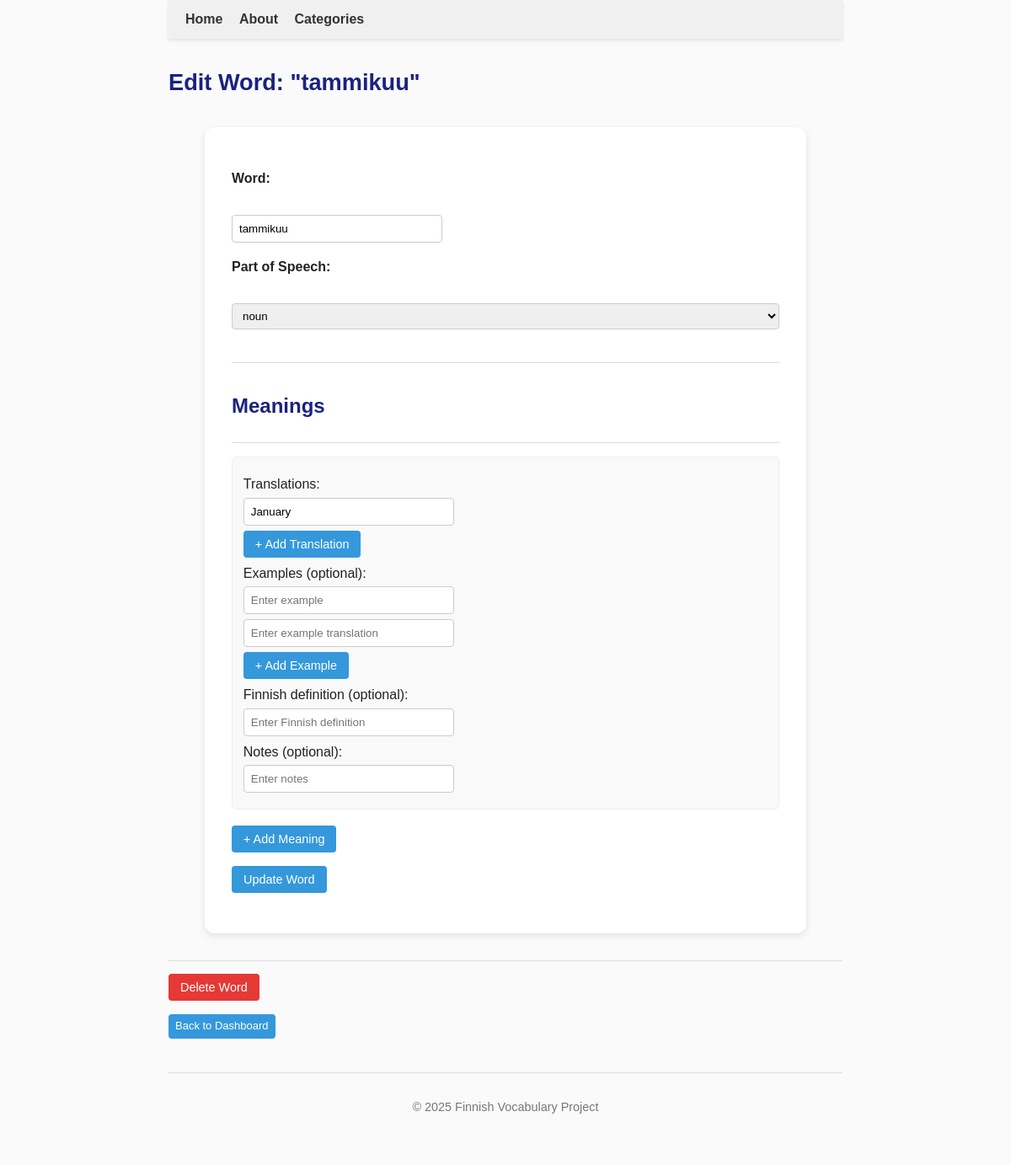
Page /admin/edit_word/60 (signed in) on the committed database.
### tables this page shows
CREATE TABLE words (
        id INTEGER PRIMARY KEY,
        word TEXT UNIQUE NOT NULL,
        pos_id INTEGER REFERENCES parts_of_speech(id)
    , created_at TEXT, updated_at TEXT, language_code TEXT DEFAULT 'fi');

CREATE TABLE parts_of_speech (
        id INTEGER PRIMARY KEY,
        name TEXT NOT NULL
    );

CREATE TABLE translations (
        id INTEGER PRIMARY KEY,
        meaning_id INTEGER NOT NULL REFERENCES meanings(id),
        translation_text TEXT NOT NULL,
        translation_number INTEGER
    , language TEXT DEFAULT 'en');

### app.py (the view, shortened to what this page needs)
@app.route('/admin/edit_word/<int:word_id>', methods=['GET', 'POST'])
@admin_required
def admin_edit_word(word_id):
    conn = sqlite3.connect("finnish.db")
    conn.row_factory = sqlite3.Row
    cur = conn.cursor()
    cur.execute("SELECT * FROM words WHERE id = ?", (word_id,))
    word = cur.fetchone()
    if not word:
        flash("Word not found.", "error")
        conn.close()
        return redirect(url_for('admin_dashboard'))
    word = dict(word)
    cur.execute("SELECT id, name FROM categories ORDER BY name")
    categories = cur.fetchall()
    cur.execute("SELECT id, name FROM parts_of_speech ORDER BY name")
    pos_list = cur.fetchall()
    cur.execute("SELECT id, meaning_number, notes, definition FROM meanings WHERE word_id = ? ORDER BY meaning_number", (word_id,))
    meanings_rows = cur.fetchall()
    meanings = []
    for m in meanings_rows:
        meaning_id = m['id']
        cur.execute("SELECT translation_text FROM translations WHERE meaning_id = ? ORDER BY translation_number", (meaning_id,))
        translations = [t['translation_text'] for t in cur.fetchall()]
        cur.execute("SELECT example_text, example_translation_text FROM examples WHERE meaning_id = ?", (meaning_id,))
        examples = [(e['example_text'], e['example_translation_text']) for e in cur.fetchall()]
        meanings.append({
            'id': m['id'],
            'meaning_number': m['meaning_number'],
            'notes': m['notes'],
            'definition': m['definition'],
            'translations': translations,
            'examples': examples
        })
    conn.close()
    return render_template('admin_edit_word.html', word=word, pos_list=pos_list, meanings=meanings)

### app.py (called while the page is built)
def admin_required(f):
    @wraps(f)
    def decorated_function(*args, **kwargs):
        if not session.get('admin_logged_in'):
            flash("Admin login required.", "warning")
            return redirect(url_for('login'))
        return f(*args, **kwargs)
    return decorated_function

### templates/admin_edit_word.html (shortened to what this page needs)
{% extends "base.html" %}
{% block content %}
<h2>Edit Word: "{{ word['word'] }}"</h2>
<div class="admin-add-word-container">
<form method="post" class="admin-add-word-form">
    <p>
        <label>Word:</label><br>
        <input type="text" name="word" value="{{ word['word'] }}" required class="admin-input" placeholder="Enter word">
    </p>
    <p>
        <label>Part of Speech:</label><br>
        <select name="pos_id" required class="admin-select">
            {% for pos in pos_list %}
            <option value="{{ pos['id'] }}" {% if pos['id'] == word['pos_id'] %}selected{% endif %}>{{ pos['name'] }}</option>
            {% endfor %}
        </select>
    </p>
    <hr>
    <h3>Meanings</h3>
    <div id="meanings-container" class="meanings-section">
        {% for meaning in meanings %}
        <div class="meaning-block" data-meaning-number="{{ meaning['meaning_number'] }}">
            <p>Translations:</p>
            <div id="translations-{{ meaning['meaning_number'] }}" class="translations-group">
                {% for t in meaning['translations'] %}
                <input type="text" name="translations_{{ meaning['meaning_number'] }}[]" value="{{ t }}" class="admin-input" placeholder="Enter translation">
                {% endfor %}
            </div>
            <button type="button" class="admin-btn" onclick="addTranslation({{ meaning['meaning_number'] }})">+ Add Translation</button>
            <p>Examples (optional):</p>
            <div id="examples-{{ meaning['meaning_number'] }}" class="examples-group">
                {% if meaning['examples'] %}
                    {% for ex, ex_trans in meaning['examples'] %}
                    <div class="example-pair">
                        <input type="text" name="examples_{{ meaning['meaning_number'] }}[]" value="{{ ex }}" class="admin-input" placeholder="Enter example">
                        <input type="text" name="examples_trans_{{ meaning['meaning_number'] }}[]" value="{{ ex_trans or '' }}" class="admin-input" placeholder="Enter example translation">
                    </div>
                    {% endfor %}
                {% else %}
                    <div class="example-pair">
                        <input type="text" name="examples_{{ meaning['meaning_number'] }}[]" class="admin-input" placeholder="Enter example">
                        <input type="text" name="examples_trans_{{ meaning['meaning_number'] }}[]" class="admin-input" placeholder="Enter example translation">
                    </div>
                {% endif %}
            </div>
            <button type="button" class="admin-btn" onclick="addExample({{ meaning['meaning_number'] }})">+ Add Example</button>
            <p>Finnish definition (optional):</p>
            <input type="text" name="definition_{{ meaning['meaning_number'] }}" class="admin-input"
                placeholder="Enter Finnish definition" value="{{ meaning['definition'] or '' }}">
            <p>Notes (optional):</p>
            <input type="text" name="meaning_notes[]" class="admin-input" placeholder="Enter notes" value="{{ meaning['notes'] or '' }}">
        </div>
        {% endfor %}
    </div>
    <button type="button" onclick="addMeaning()" class="admin-btn">+ Add Meaning</button>
    <p>
        <button type="submit" class="admin-btn">Update Word</button>
    </p>
</form>
</div>
<hr style="margin-top:25px; margin-bottom:15px;">
<form method="post" action="{{ url_for('admin_delete_word', word_id=word['id']) }}"
      onsubmit="return confirm('Are you sure you want to delete this word?');">
    <button type="submit" class="admin-btn delete-btn">Delete Word</button>
</form>
<p>
    <a href="{{ url_for('admin_dashboard') }}" class="admin-btn-small">Back to Dashboard</a>
</p>
{% endblock %}

### static/style.css (style rules this page uses)
body { font-family: Arial, sans-serif; max-width: 800px; margin: 0 auto; line-height: 1.6; color: #222; background-color: #fafafa; padding: 0 20px 40px 20px; }
h2 { font-size: 1.7em; color: #1a237e; margin-bottom: 0.2em; }
h3 { font-size: 1.5em; color: #1a237e; margin-bottom: 0.2em; }
hr { border: none; border-top: 1px solid #ddd; margin: 2em 0; }
button { background-color: #1a73e8; color: white; border: none; padding: 5px 10px; border-radius: 4px; cursor: pointer; font-size: 0.9em; transition: background-color 0.2s; }
button.delete-btn { background-color: #e53935; }
.admin-add-word-container { max-width: 800px; background-color: #ffffff; padding: 20px; margin-top: 1.5em; border-radius: 8px; box-shadow: 0 1px 4px rgba(0,0,0,0.1); }
.admin-add-word-form p { margin-bottom: 1em; }
.admin-add-word-form label { font-weight: bold; display: block; margin-bottom: 0.3em; }
.admin-input, .admin-select { width: 100%; padding: 6px 8px; border: 1px solid #ccc; border-radius: 4px; box-sizing: border-box; margin-bottom: 0.5em; }
.admin-btn { background-color: #3498db; color: white; border: none; border-radius: 4px; padding: 8px 14px; text-decoration: none; cursor: pointer; font-weight: 500; display: inline-block; transition: background-color 0.2s; }
.meanings-section { margin-top: 1.5em; border-top: 1px solid #ddd; padding-top: 1em; }
.meaning-block { margin-bottom: 1.2em; padding: 0.8em; border: 1px solid #eee; border-radius: 6px; background-color: #f9f9f9; }
.admin-input { padding: 8px; width: 250px; border-radius: 4px; border: 1px solid #ccc; display: block; margin-bottom: 6px; }
.delete-btn { background-color: #e53935; color: white; padding: 8px 14px; border: none; border-radius: 4px; cursor: pointer; font-weight: 500; transition: background-color 0.2s; }
.admin-btn-small { background-color: #3498db; color: white; border: none; padding: 4px 8px; border-radius: 4px; text-decoration: none; cursor: pointer; font-size: 13px; display: inline-block; }
.admin-add-word-container { max-width: 650px; margin: 2rem auto; background: #fff; padding: 2rem; border-radius: 12px; box-shadow: 0 3px 8px rgba(0,0,0,0.1); }
.meaning-block p { margin: 6px 0 3px 0; }

### rows in the picture
words: word "tammikuu", pos_id "noun"
translations: translation_text "January"
